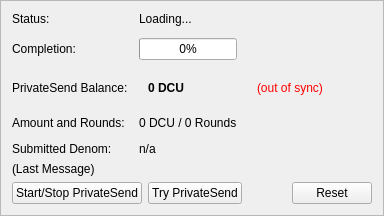
                <widget class="QFrame" name="framePrivateSend">
                    <property name="visible">
                        <bool>true</bool>
                    </property>
                    <property name="layoutDirection">
                        <enum>Qt::LeftToRight</enum>
                    </property>
                    <property name="frameShape">
                        <enum>QFrame::StyledPanel</enum>
                    </property>
                    <property name="frameShadow">
                        <enum>QFrame::Raised</enum>
                    </property>
                    <layout class="QVBoxLayout" name="VerticalLayout_PS1">
                        <item>
                            <layout class="QGridLayout" name="privateSendFormLayout">
                                <property name="horizontalSpacing">
                                    <number>11</number>
                                </property>
                                <property name="verticalSpacing">
                                    <number>12</number>
                                </property>
                                <item row="0" column="0">
                                    <widget class="QLabel" name="labelPrivateSendEnabledText">
                                        <property name="text">
                                            <string>Status:</string>
                                        </property>
                                    </widget>
                                </item>
                                <item row="0" column="1">
                                    <widget class="QLabel" name="labelPrivateSendEnabled">
                                        <property name="text">
                                            <string>Loading...</string>
                                        </property>
                                    </widget>
                                </item>
                                <item row="1" column="0">
                                    <widget class="QLabel" name="labelCompletitionText">
                                        <property name="text">
                                            <string>Completion:</string>
                                        </property>
                                    </widget>
                                </item>
                                <item row="1" column="1">
                                    <widget class="QProgressBar" name="privateSendProgress">
                                        <property name="maximumSize">
                                            <size>
                                                <width>154</width>
                                                <height>16777215</height>
                                            </size>
                                        </property>
                                        <property name="value">
                                            <number>0</number>
                                        </property>
                                    </widget>
                                </item>
                                <item row="2" column="0">
                                    <widget class="QLabel" name="labelAnonymizedText">
                                        <property name="text">
                                            <string>PrivateSend Balance:</string>
                                        </property>
                                    </widget>
                                </item>
                                <item row="2" column="1">
                                    <widget class="QFrame" name="framePrivateSendBalance">
                                        <layout class="QHBoxLayout">
                                            <item>
                                                <widget class="QLabel" name="labelAnonymized">
                                                    <property name="font">
                                                        <font>
                                                            <weight>75</weight>
                                                            <bold>true</bold>
                                                        </font>
                                                    </property>
                                                    <property name="text">
                                                        <string notr="true">0 DCU</string>
                                                    </property>
                                                    
                                                </widget>
                                            </item>
                                            
                                            
                                        </layout>
                                    </widget>
                                </item>
                                <item row="2" column="2">
                                    <widget class="QFrame">
                                        <layout class="QHBoxLayout">
                                            <item>
                                                <widget class="QLabel" name="labelPrivateSendSyncStatus">
                                                    <property name="toolTip">
                                                        <string>The displayed information may be out of date. Your wallet automatically synchronizes with the DCU network after a connection is established, but this process has not completed yet.</string>
                                                    </property>
                                                    <property name="styleSheet">
                                                        <string notr="true">QLabel { color: red; }</string>
                                                    </property>
                                                    <property name="text">
                                                        <string notr="true">(out of sync)</string>
                                                    </property>
                                                    <property name="alignment">
                                                        <set>Qt::AlignLeading|Qt::AlignLeft|Qt::AlignTop</set>
                                                    </property>
                                                </widget>
                                            </item>
                                        </layout>
                                    </widget>
                                </item>
                                <item row="2" column="3">
                                    <spacer name="horizontalSpacer_2">
                                        <property name="orientation">
                                            <enum>Qt::Horizontal</enum>
                                        </property>
                                        <property name="sizeHint" stdset="0">
                                            <size>
                                                <width>40</width>
                                                <height>20</height>
                                            </size>
                                        </property>
                                    </spacer>
                                </item>
                                <item row="3" column="0">
                                    <widget class="QLabel" name="labelAmountAndRoundsText">
                                        <property name="text">
                                            <string>Amount and Rounds:</string>
                                        </property>
                                    </widget>
                                </item>
                                <item row="3" column="1">
                                    <widget class="QLabel" name="labelAmountRounds">
                                        <property name="text">
                                            <string>0 DCU / 0 Rounds</string>
                                        </property>
                                    </widget>
                                </item>
                                <item row="4" column="0">
                                    <widget class="QLabel" name="labelSubmittedDenomText">
                                        <property name="text">
                                            <string>Submitted Denom:</string>
                                        </property>
                                    </widget>
                                </item>
                                <item row="4" column="1">
                                    <widget class="QLabel" name="labelSubmittedDenom">
                                        <property name="toolTip">
                                            <string>The denominations you submitted to the Masternode.&lt;br&gt;To mix, other users must submit the exact same denominations.</string>
                                        </property>
                                        <property name="text">
                                            <string>n/a</string>
                                        </property>
                                    </widget>
                                </item>
                            </layout>
                        </item>
                        <item>
                            <layout class="QVBoxLayout" name="VerticalLayout_PS">
                                <item>
                                    <widget class="QLabel" name="labelPrivateSendLastMessage">
                                        <property name="text">
                                            <string>(Last Message)</string>
                                        </property>
                                        <property name="alignment">
                                            <set>Qt::AlignLeading|Qt::AlignLeft|Qt::AlignTop</set>
                                        </property>
                                        <property name="wordWrap">
                                            <bool>true</bool>
                                        </property>
                                    </widget>
                                </item>
                                <item>
                                    <layout class="QHBoxLayout">
                                        <item>
                                            <widget class="QPushButton" name="togglePrivateSend">
                                                <property name="text">
                                                    <string>Start/Stop PrivateSend</string>
                                                </property>
                                            </widget>
                                        </item>
                                        <item>
                                            <widget class="QPushButton" name="privateSendAuto">
                                                <property name="toolTip">
                                                    <string>Try to manually submit a PrivateSend request.</string>
                                                </property>
                                                <property name="text">
                                                    <string>Try PrivateSend</string>
                                                </property>
                                            </widget>
                                        </item>
                                        <item>
                                            <spacer name="horizontalSpacer">
                                                <property name="orientation">
                                                    <enum>Qt::Horizontal</enum>
                                                </property>
                                                <property name="sizeHint" stdset="0">
                                                    <size>
                                                        <width>40</width>
                                                        <height>20</height>
                                                    </size>
                                                </property>
                                            </spacer>
                                        </item>
                                        <item>
                                            <widget class="QPushButton" name="privateSendReset">
                                                <property name="toolTip">
                                                    <string>Reset the current status of PrivateSend (can interrupt PrivateSend if it's in the process of Mixing, which can cost you money!)</string>
                                                </property>
                                                <property name="autoFillBackground">
                                                    <bool>false</bool>
                                                </property>
                                                <property name="text">
                                                    <string>Reset</string>
                                                </property>
                                            </widget>
                                        </item>
                                    </layout>
                                </item>
                            </layout>
                        </item>
                    </layout>
                </widget>
